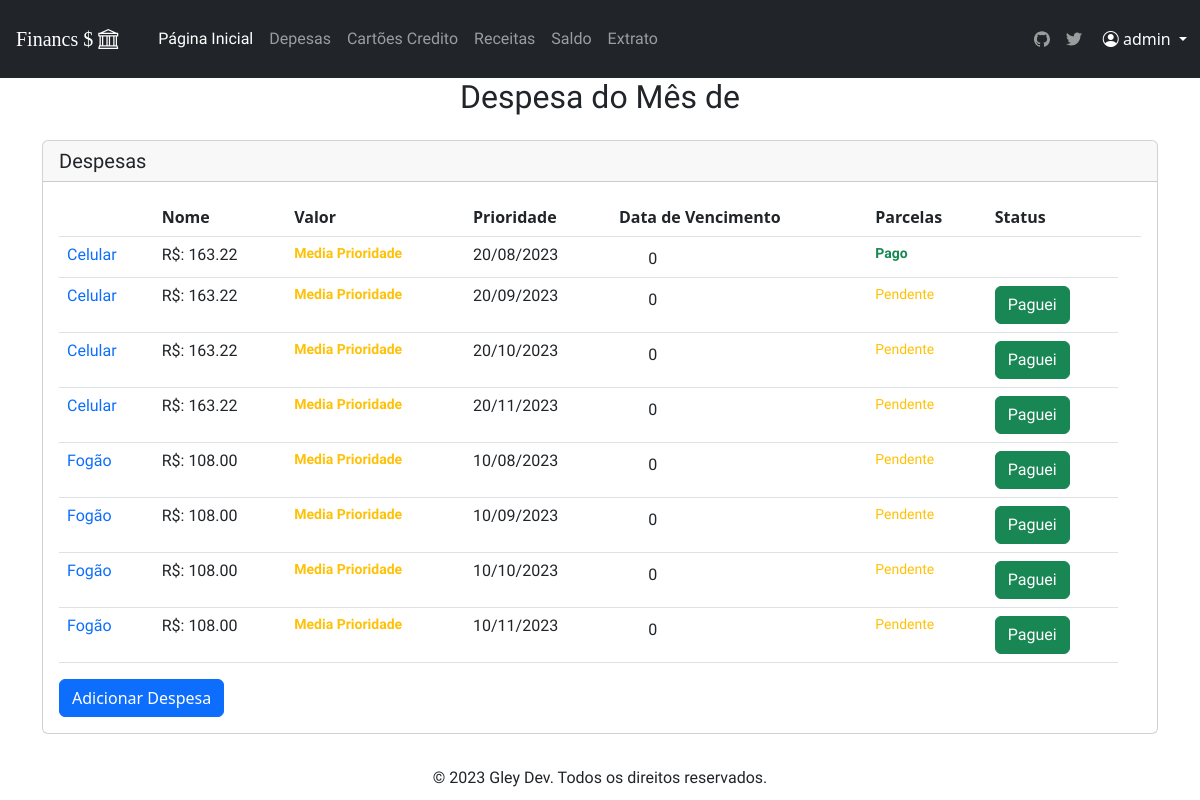
Before: /despesa_total/2/ (signed in) with the older database file.
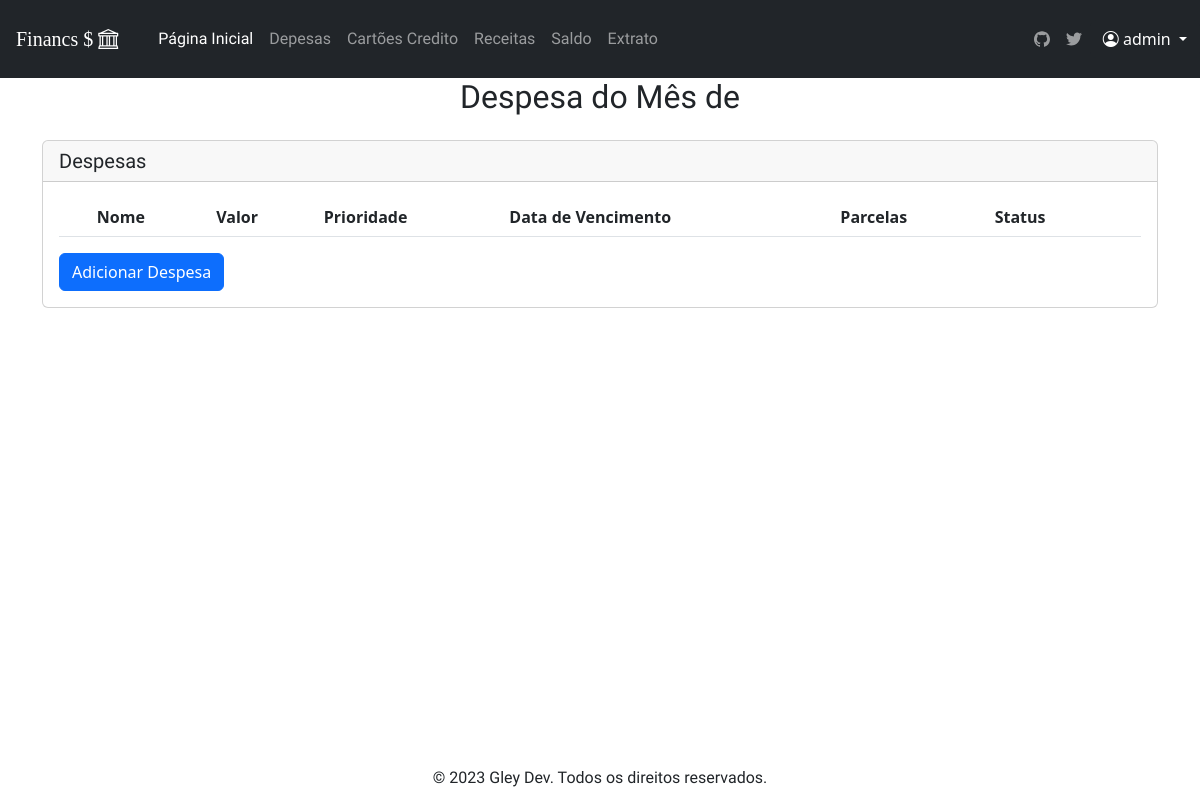
After: the same page with the newer database file.
### financas/models.py (models this page shows, shortened)
class Despesa (models.Model):
    id_usuario= models.ForeignKey(User, on_delete=models.CASCADE)
    nome = models.CharField(max_length=100)
    valor = models.DecimalField(max_digits=10, decimal_places=2)
    prioridade = models.CharField(max_length=50, choices=Prioridades)
    data_entrada = models.DateField()
    data_vencimento = models.DateField(null=True)
    parcelas = models.IntegerField(blank=True, null=True)
    status = models.CharField(max_length=50, choices=Status)
    data_paga = models.DateField()
    changed = models.CharField(max_length=50, choices=Changed)
    dp_rc =  models.CharField(max_length=50, choices=dp_rc)

### financas/views.py (the view)
# urls.py: path('despesa_total/<id_usuario>/',despesa_total, name='despesa_total'),
@login_required
def despesa_total (request,id_usuario):
    despesa_obj = Despesa.objects.filter(id_usuario=id_usuario)
    context = { 'despesas':despesa_obj
    }
    return render (request, 'despesa/despesa_total.html', context)

### financ/timeout.py (called while the page is built, shortened)
    def __call__(self, request):
        if request.user.is_authenticated:
            last_activity = request.session.get('last_activity')
            request.session['last_activity'] = datetime.datetime.now().isoformat()
        response = self.get_response(request)
        return response

### financas/static/templates/despesa/despesa_total.html (shortened to what this page needs)
{%extends 'base.html'%}
{%load static %}
{%block content%}
<div class='container content'>
    <h2 class="mb-4 text-center">Despesa do Mês de {{mes_atual}}</h2>
    <div class="card mt-3 h-auto w-auto ">
      <h5 class="card-header">Despesas</h5>
      <div class="card-body">
          <table class="table table-hover">
              <thead>
                  <tr >
                        <th> </th>
                        <th>Nome </th>
                        <th>Valor </th>
                        <th>Prioridade </th>
                        <th>Data de Vencimento </th>
                        <th>Parcelas </th>
                        <th>Status </th>
                        <th> </th>
                    </tr>
              </thead>
              <tbody>
              {%if despesas is not None %}
                    {% for dp in despesas %}
                      {% if dp.prioridade == 'Media Prioridade' %}
                        <tr>
                          <td><a class="link-offset-2 link-offset-3-hover link-underline link-underline-opacity-0 link-underline-opacity-75-hover" href="{%url 'atualizar_despesa' dp.id %}" >{{dp.nome}}  </a></td>
                          <td>R$: {{dp.valor}}</td>
                          {% if dp.prioridade == "Media Prioridade"%}
                                <td class="text-warning"><strong><small>{{dp.prioridade}}</small></strong></td>
                          {%else %}
                                <td><small>{{dp.prioridade}}</small></td>
                          {%endif%}
                          <td>{{dp.data_vencimento|date:"d/m/Y"}}</td>
                          {% if dp.parcela is None %}
                                <td>ㅤㅤ0</td>
                          {% else %}
                            <td><td>{{dp.parcela}} </td></td>
                          {% endif %}
                          {% if dp.status == "Pago" %}
                            <td class="text-success"><strong><small> {{dp.status}}</small></strong></td>
                          {% elif dp.status == "Pendente"%}
                            <td class="text-warning"><small>{{ dp.status }}</small></td>
                          {% elif dp.status == "Vencida"%}
                            <td class="text-danger"><strong><small>{{dp.status}}</small></strong></td>
                          {% endif %}
                          {% if dp.status == "Pendente" %}
                                <td> <a href="{%url 'paguei' dp.id%}" class='btn btn-success text-text-lowercase'>Paguei</a> </td>
                          {%elif dp.status == "Vencida" %}
                              <td> <a href="{%url 'atualizar_despesa' dp.id %}" class='btn btn-danger text-text-lowercase'>Alterar  </a> </td>
                          {%else%}
                              <td> ㅤ </td>
                          {%endif%}
                        </tr>
                     {% endif %}
                    {% endfor %}
            {%else%}
              <tr>
                  <td><strong><small>Nenhuma Despesa encontrada para esse mês.</small></strong></td>
              </tr>
            {%endif%}
              </tbody>
          </table>
          <a class="btn btn-primary text-white" href="{%url 'add_despesa' request.user.id %}">Adicionar Despesa </a>
      </div>
  </div>
  </div>
{%endblock %}

### financas/static/templates/base.html (shortened to what this page needs)
{%load static %}
<head>
	<link href="https://cdn.jsdelivr.net/npm/bootstrap@5.3.0/dist/css/bootstrap.min.css" rel="stylesheet">
	<link rel="stylesheet" href="https://cdn.jsdelivr.net/npm/bootstrap-icons@1.10.5/font/bootstrap-icons.css">
	<link rel="stylesheet" href = "{% static  'bs4/css/style.css'%}" >
</head>
<body>
	<nav class="navbar navbar-expand-lg navbar-dark bg-dark ">
		{%if request.user.is_authenticated %}
			<a id= 'title' class="navbar-brand p-3 font " href="{%url 'index' request.user.id %}">Financs $ <i class="bi bi-bank"></i></a>
		{%else%}
			<a class="navbar-brand p-3 font " href="/"> Financs $ <i class="bi bi-bank"></i></a>
		{% endif %}
			{%if request.user.is_authenticated %}
				<div class="collapse navbar-collapse pl-3" >
					<ul class="navbar-nav ml-auto">
						<li class="nav-item ">
							<a class="nav-link nav py-2 px-0 px-lg-2 active" aria-current="true" href="{% url 'index' request.user.id %}" onclick="ga('send', 'event', 'Navbar', 'Community links', 'Docs');">Página Inicial</a>
						</li>
						<li class="nav-item ">
							<a class="nav-link py-2 px-0 px-lg-2" href="{% url 'despesa' request.user.id %}" onclick="ga('send', 'event', 'Navbar', 'Community links', 'Examples');">Depesas</a>
						</li>
						<li class="nav-item ">
							<a class="nav-link py-2 px-0 px-lg-2" href="{% url 'cartoes' request.user.id %}" onclick="ga('send', 'event', 'Navbar', 'Community links', 'Examples');">Cartões Credito</a>
						</li>
						<li class="nav-item ">
							<a class="nav-link py-2 px-0 px-lg-2" href="{% url 'receita' request.user.id %}" onclick="ga('send', 'event', 'Navbar', 'Community links', 'Icons');"  rel="noopener">Receitas</a>
						</li>
						<li class="nav-item ">
							<a class="nav-link py-2 px-0 px-lg-2" href="{% url 'saldo' request.user.id %}" onclick="ga('send', 'event', 'Navbar', 'Community links', 'Themes');"  rel="noopener">Saldo</a>
						</li>
						<li class="nav-item ">
							<a class="nav-link py-2 px-0 px-lg-2" href="{% url 'extrato' request.user.id %}" onclick="ga('send', 'event', 'Navbar', 'Community links', 'Blog');"  rel="noopener">Extrato</a>
						</li>
					</ul>
				</div>
				{% if 'Mobile' in request.META.HTTP_USER_AGENT or 'Android' in request.META.HTTP_USER_AGENT or 'iPhone' in request.META.HTTP_USER_AGENT %}
				<div class="btn-group">
				<button type="button" class="btn  font btn-dark dropdown-toggle" data-bs-toggle="dropdown" data-bs-display="static" aria-expanded="false"><i class="bi bi-bar-chart-steps"></i>
				</button>
				<ul class="dropdown-menu dropdown-menu-end" >
					{% comment %} <li><a	 class="dropdown-item">  </a> </li> {% endcomment %}
					{% comment %} <li><a href="{%url ''%}" ><button class="dropdown-item" type="button">Pedidos</button></li></a> <li><hr class="dropdown-divider"></li>
					 {% endcomment %}
					 <li><a class="nav-link nav py-2 px-0 px-lg-2 ms-2 active" aria-current="true" href="{% url 'index' request.user.id %}" onclick="ga('send', 'event', 'Navbar', 'Community links', 'Docs');">Página Inicial</a></li>
					 <li><a class="nav-link py-2 px-0 px-lg-2 ms-2" href="{% url 'despesa' request.user.id %}" onclick="ga('send', 'event', 'Navbar', 'Community links', 'Examples');">Depesas</a></li>
					 <li><a class="nav-link py-2 px-0 px-lg-2 ms-2" href="{% url 'cartoes' request.user.id %}" onclick="ga('send', 'event', 'Navbar', 'Community links', 'Examples');">Cartões Credito</a></li>
					 <li><a class="nav-link py-2 px-0 px-lg-2 ms-2" href="{% url 'receita' request.user.id %}" onclick="ga('send', 'event', 'Navbar', 'Community links', 'Icons');"  rel="noopener">Receitas</a></li>
					 <li><a class="nav-link py-2 px-0 px-lg-2 ms-2" href="{% url 'saldo' request.user.id %}" onclick="ga('send', 'event', 'Navbar', 'Community links', 'Themes');"  rel="noopener">Saldo</a></li>
					 <li><a class="nav-link py-2 px-0 px-lg-2 ms-2" href="{% url 'extrato' request.user.id %}" onclick="ga('send', 'event', 'Navbar', 'Community links', 'Blog');"  rel="noopener">Extrato</a></li>
					</ul>
				</ul>
			</div>
				{%else%}
				 <ul class="navbar-nav ml-auto">
					<li class="nav-item ">
						<a class="nav-link py-2 px-0 px-lg-2" href="https://github.com/TheusGley/Financs.git" target="_blank" rel="noopener">
						</a>
					</li>
					<li class="nav-item col-6 col-lg-auto">
						<a class="nav-link py-2 px-0 px-lg-2" href="https://twitter.com/TheLastGley" target="_blank" rel="noopener">
						</a>
					</li>
				</ul>
				{%endif%}
			{%endif%}
			{%if request.user.is_authenticated %}
				<div class="btn-group">
					<button type="button" class="btn  font btn-dark dropdown-toggle" data-bs-toggle="dropdown" data-bs-display="static" aria-expanded="false"><i class="bi bi-person-circle"></i>
						{{ request.user.username }}
					</button>
				</div>
				{% endif %}
	</nav>
</body>
{%block content%}
{%endblock content%}
<footer>
	<div class="footer-bar" id="footer">
	  <a>&copy; 2023 Gley Dev. Todos os direitos reservados.</a>
	</div>
  </footer>

### financas/static/bs4/css/style.css (style rules this page uses)
.nav-item , #title { font-family: 'Alfa Slab One', cursive !important; }
h2,h5,h4, h3 #font { font-family: 'Asap Condensed', sans-serif; }
a, button , .input { font-family: 'Signika', sans-serif; }
body { margin: 0; padding: 0; height: 100%; width: 100%; position: relative; }
.content { padding-bottom: 50px; }

### financas/static/templates/base.html (style rules this page uses)
.footer-bar { display: none; position: fixed; bottom: 0; width: 100%; padding: 10px; text-align: center; }

Changed rows visible on the page:
no longer on this page (row edited): Despesa: nome "Celular", valor "163.22", prioridade "Media Prioridade", data_vencimento "20/08/2023", status "Pago"
no longer on this page (row edited): Despesa: nome "Celular", valor "163.22", prioridade "Media Prioridade", data_vencimento "20/09/2023", status "Pendente", shows "Paguei"
removed Despesa: nome "Celular", valor "163.22", prioridade "Media Prioridade", data_vencimento "20/10/2023", status "Pendente", shows "Paguei"
removed Despesa: nome "Celular", valor "163.22", prioridade "Media Prioridade", data_vencimento "20/11/2023", status "Pendente", shows "Paguei"
removed Despesa: nome "Fogão", valor "108.00", prioridade "Media Prioridade", data_vencimento "10/08/2023", status "Pendente", shows "Paguei"
removed Despesa: nome "Fogão", valor "108.00", prioridade "Media Prioridade", data_vencimento "10/09/2023", status "Pendente", shows "Paguei"
removed Despesa: nome "Fogão", valor "108.00", prioridade "Media Prioridade", data_vencimento "10/10/2023", status "Pendente", shows "Paguei"
removed Despesa: nome "Fogão", valor "108.00", prioridade "Media Prioridade", data_vencimento "10/11/2023", status "Pendente", shows "Paguei"
